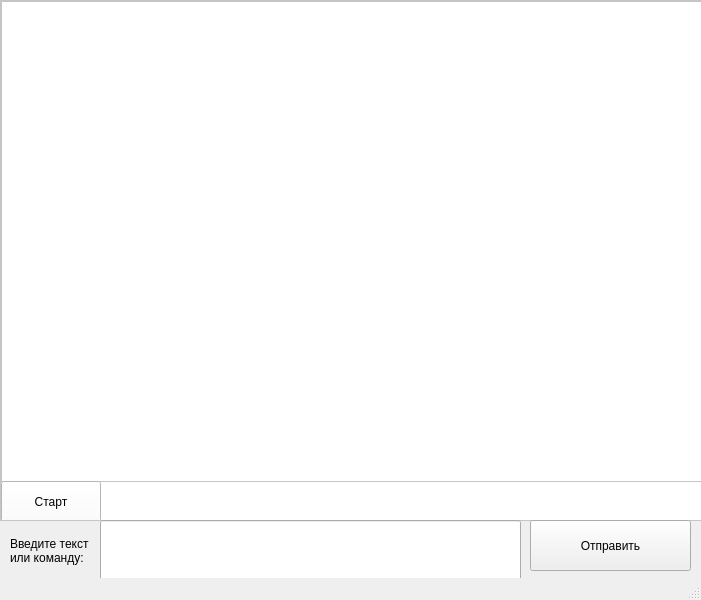
<?xml version="1.0" encoding="UTF-8"?>
<ui version="4.0">
 <class>MainWindow</class>
 <widget class="QMainWindow" name="MainWindow">
  <property name="geometry">
   <rect>
    <x>0</x>
    <y>0</y>
    <width>701</width>
    <height>600</height>
   </rect>
  </property>
  <property name="windowTitle">
   <string>MainWindow</string>
  </property>
  <widget class="QWidget" name="centralwidget">
   <widget class="QScrollArea" name="scrollArea">
    <property name="geometry">
     <rect>
      <x>0</x>
      <y>0</y>
      <width>721</width>
      <height>521</height>
     </rect>
    </property>
    <property name="styleSheet">
     <string notr="true">background-color: white</string>
    </property>
    <property name="widgetResizable">
     <bool>true</bool>
    </property>
    <widget class="QWidget" name="scrollAreaWidgetContents">
     <property name="geometry">
      <rect>
       <x>0</x>
       <y>0</y>
       <width>719</width>
       <height>519</height>
      </rect>
     </property>
     <widget class="QTextEdit" name="textEdit">
      <property name="geometry">
       <rect>
        <x>0</x>
        <y>0</y>
        <width>721</width>
        <height>481</height>
       </rect>
      </property>
     </widget>
     <widget class="QPushButton" name="startButton">
      <property name="geometry">
       <rect>
        <x>0</x>
        <y>480</y>
        <width>100</width>
        <height>41</height>
       </rect>
      </property>
      <property name="text">
       <string>Старт</string>
      </property>
     </widget>
    </widget>
   </widget>
   <widget class="QLineEdit" name="lineEdit">
    <property name="geometry">
     <rect>
      <x>100</x>
      <y>520</y>
      <width>421</width>
      <height>61</height>
     </rect>
    </property>
   </widget>
   <widget class="QLabel" name="label">
    <property name="geometry">
     <rect>
      <x>10</x>
      <y>525</y>
      <width>91</width>
      <height>51</height>
     </rect>
    </property>
    <property name="text">
     <string>Введите текст 
или команду:</string>
    </property>
   </widget>
   <widget class="QPushButton" name="sendButton">
    <property name="geometry">
     <rect>
      <x>530</x>
      <y>520</y>
      <width>161</width>
      <height>51</height>
     </rect>
    </property>
    <property name="text">
     <string>Отправить</string>
    </property>
   </widget>
  </widget>
  <widget class="QStatusBar" name="statusbar"/>
 </widget>
 <resources/>
 <connections/>
</ui>
